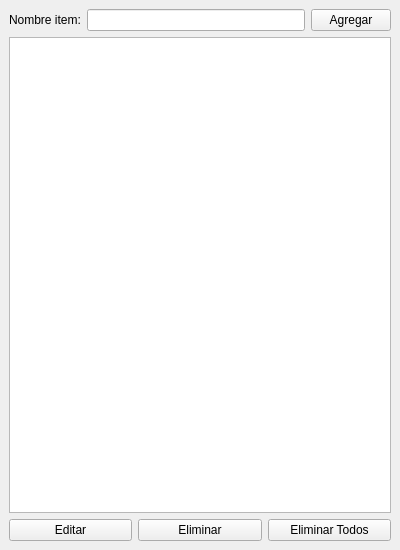
<?xml version="1.0" encoding="UTF-8"?>
<ui version="4.0">
 <class>MainWindow</class>
 <widget class="QMainWindow" name="MainWindow">
  <property name="geometry">
   <rect>
    <x>0</x>
    <y>0</y>
    <width>400</width>
    <height>550</height>
   </rect>
  </property>
  <property name="maximumSize">
   <size>
    <width>400</width>
    <height>550</height>
   </size>
  </property>
  <property name="windowTitle">
   <string>MainWindow</string>
  </property>
  <widget class="QWidget" name="centralwidget">
   <layout class="QVBoxLayout" name="verticalLayout">
    <item>
     <layout class="QHBoxLayout" name="horizontalLayout">
      <item>
       <widget class="QLabel" name="label">
        <property name="text">
         <string>Nombre item:</string>
        </property>
       </widget>
      </item>
      <item>
       <widget class="QLineEdit" name="nombre"/>
      </item>
      <item>
       <widget class="QPushButton" name="botonAgregar">
        <property name="text">
         <string>Agregar</string>
        </property>
       </widget>
      </item>
     </layout>
    </item>
    <item>
     <widget class="QListWidget" name="listC"/>
    </item>
    <item>
     <layout class="QHBoxLayout" name="horizontalLayout_2">
      <item>
       <widget class="QPushButton" name="bEditar">
        <property name="text">
         <string>Editar</string>
        </property>
       </widget>
      </item>
      <item>
       <widget class="QPushButton" name="bETodos">
        <property name="text">
         <string>Eliminar</string>
        </property>
       </widget>
      </item>
      <item>
       <widget class="QPushButton" name="bEliminar">
        <property name="text">
         <string>Eliminar Todos</string>
        </property>
       </widget>
      </item>
     </layout>
    </item>
   </layout>
  </widget>
 </widget>
 <resources/>
 <connections/>
</ui>
